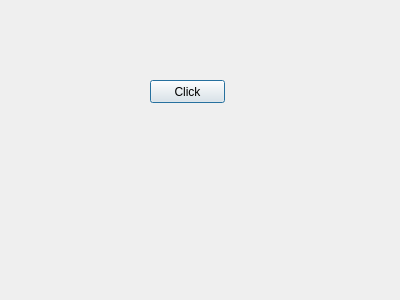
<?xml version="1.0" encoding="UTF-8"?>
<ui version="4.0">
 <class>Dialog</class>
 <widget class="QDialog" name="Dialog">
  <property name="geometry">
   <rect>
    <x>0</x>
    <y>0</y>
    <width>400</width>
    <height>300</height>
   </rect>
  </property>
  <property name="windowTitle">
   <string>Dialog</string>
  </property>
  <widget class="QPushButton" name="pushButton">
   <property name="geometry">
    <rect>
     <x>150</x>
     <y>80</y>
     <width>75</width>
     <height>23</height>
    </rect>
   </property>
   <property name="text">
    <string>Click</string>
   </property>
  </widget>
  <widget class="QLabel" name="label">
   <property name="geometry">
    <rect>
     <x>140</x>
     <y>120</y>
     <width>100</width>
     <height>50</height>
    </rect>
   </property>
   <property name="text">
    <string/>
   </property>
  </widget>
 </widget>
 <resources/>
 <connections/>
</ui>
